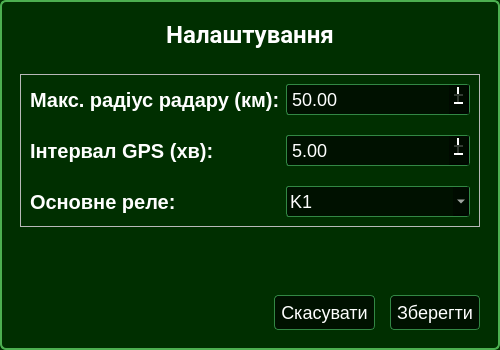
<?xml version="1.0" encoding="UTF-8"?>
<ui version="4.0">
 <class>SettingsDialog</class>
 <widget class="QDialog" name="SettingsDialog">
  <property name="geometry">
   <rect>
    <x>0</x>
    <y>0</y>
    <width>500</width>
    <height>350</height>
   </rect>
  </property>
  <property name="windowTitle">
   <string>Налаштування</string>
  </property>
  <property name="styleSheet">
   <string notr="true">QDialog {
  background-color: #002f00;
  color: #ffffff;
  font-family: 'Roboto';
  border: 2px solid #4CAF50;
  border-radius: 6px;
}

QLabel {
  color: #ffffff;
  font-size: 20px; 
  font-weight: 500;
}

QLineEdit, QComboBox, QSpinBox, QDoubleSpinBox {
  background-color: rgba(0, 10, 0, 0.8);
  border: 1px solid #328844;
  color: #ffffff;
  padding: 3px;
  font-size: 18px;
  border-radius: 3px;
}

/* Стрілка випадаючого списку */
QComboBox::drop-down {
   
}
QComboBox::down-arrow {
    width: 16px;
    height: 16px;
}

QDoubleSpinBox::up-button, QDoubleSpinBox::down-button, QSpinBox::up-button, QSpinBox::down-button {
    width: 16px;
    height: 16px;   
    padding: 2px;
}

/* Кнопки */
QPushButton {
  border: none;
  background-color: rgba(0, 10, 0, 0.8);
  border: 1px solid #328844;
  color: #ffffff;
  font-size: 18px;
  padding: 6px;
  border-radius: 4px;
}
QPushButton:pressed {
  background-color: #328844;
  color: #002509;
}
</string>
  </property>
  <layout class="QVBoxLayout" name="verticalLayout">
   <property name="spacing">
    <number>15</number>
   </property>
   <property name="leftMargin">
    <number>20</number>
   </property>
   <property name="topMargin">
    <number>20</number>
   </property>
   <property name="rightMargin">
    <number>20</number>
   </property>
   <property name="bottomMargin">
    <number>20</number>
   </property>
   <item>
    <widget class="QLabel" name="lblTitle">
     <property name="font">
      <font>
       <family>Roboto</family>
       <pointsize>-1</pointsize>
       <bold>true</bold>
      </font>
     </property>
     <property name="styleSheet">
      <string>font-size: 24px; font-weight: bold; margin-bottom: 10px;</string>
     </property>
     <property name="text">
      <string>Налаштування</string>
     </property>
     <property name="alignment">
      <set>Qt::AlignmentFlag::AlignCenter</set>
     </property>
    </widget>
   </item>
   <item>
    <widget class="QFrame" name="frameContent">
     <property name="frameShape">
      <enum>QFrame::Shape::StyledPanel</enum>
     </property>
     <property name="frameShadow">
      <enum>QFrame::Shadow::Raised</enum>
     </property>
     <layout class="QFormLayout" name="formLayout">
      <property name="verticalSpacing">
       <number>20</number>
      </property>
      <item row="0" column="0">
       <widget class="QLabel" name="labelRadius">
        <property name="text">
         <string>Макс. радіус радару (км):</string>
        </property>
       </widget>
      </item>
      <item row="0" column="1">
       <widget class="QDoubleSpinBox" name="inpMaxRadius">
        <property name="buttonSymbols">
         <enum>QAbstractSpinBox::ButtonSymbols::PlusMinus</enum>
        </property>
        <property name="maximum">
         <double>1000.000000000000000</double>
        </property>
        <property name="value">
         <double>50.000000000000000</double>
        </property>
       </widget>
      </item>
      <item row="1" column="0">
       <widget class="QLabel" name="labelGps">
        <property name="text">
         <string>Інтервал GPS (хв):</string>
        </property>
       </widget>
      </item>
      <item row="2" column="0">
       <widget class="QLabel" name="labelRelay">
        <property name="text">
         <string>Основне реле:</string>
        </property>
       </widget>
      </item>
      <item row="2" column="1">
       <widget class="QComboBox" name="cmbRelay">
        <item>
         <property name="text">
          <string>K1</string>
         </property>
        </item>
        <item>
         <property name="text">
          <string>K2</string>
         </property>
        </item>
        <item>
         <property name="text">
          <string>K3</string>
         </property>
        </item>
       </widget>
      </item>
      <item row="1" column="1">
       <widget class="QDoubleSpinBox" name="inpGpsInterval">
        <property name="buttonSymbols">
         <enum>QAbstractSpinBox::ButtonSymbols::PlusMinus</enum>
        </property>
        <property name="minimum">
         <double>0.500000000000000</double>
        </property>
        <property name="value">
         <double>5.000000000000000</double>
        </property>
       </widget>
      </item>
     </layout>
    </widget>
   </item>
   <item>
    <spacer name="verticalSpacer">
     <property name="orientation">
      <enum>Qt::Orientation::Vertical</enum>
     </property>
     <property name="sizeHint" stdset="0">
      <size>
       <width>20</width>
       <height>40</height>
      </size>
     </property>
    </spacer>
   </item>
   <item>
    <layout class="QHBoxLayout" name="horizontalLayout_Footer">
     <item>
      <spacer name="horizontalSpacer">
       <property name="orientation">
        <enum>Qt::Orientation::Horizontal</enum>
       </property>
       <property name="sizeHint" stdset="0">
        <size>
         <width>40</width>
         <height>20</height>
        </size>
       </property>
      </spacer>
     </item>
     <item>
      <widget class="QPushButton" name="btnCancel">
       <property name="text">
        <string>Скасувати</string>
       </property>
      </widget>
     </item>
     <item>
      <widget class="QPushButton" name="btnSave">
       <property name="text">
        <string>Зберегти</string>
       </property>
      </widget>
     </item>
    </layout>
   </item>
  </layout>
 </widget>
 <resources/>
 <connections/>
</ui>
